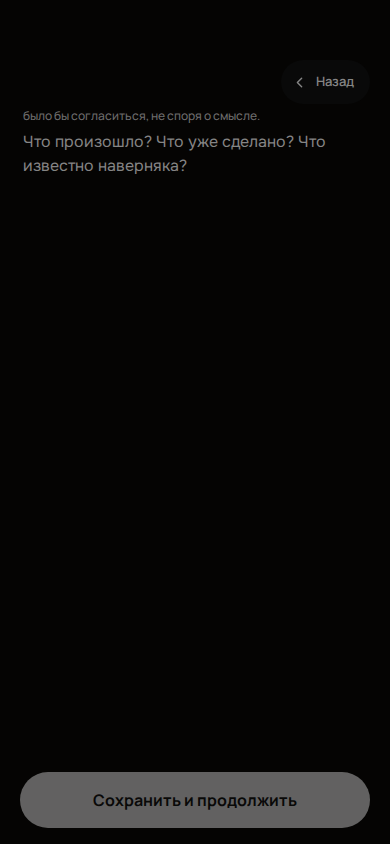
#> input picture qa-evidence/mxl-246/390x844/03-journal-step-1.png, 390 x 844 px, given in place of 02-journal-writer.png, which was not available
$ python build-mxl246-contact-sheet.py
#> lines starting #> are read from the running program, lines starting #| are printed output that depends on the picture; pictures that were not available may be replaced by others from this repository, and a replacement may not be noted
from pathlib import Path
from PIL import Image, ImageOps, ImageDraw

root = Path('qa-evidence/mxl-246/390x844')
items = [('02-journal-writer.png', 'Шаг 1'), *[(f'03-journal-step-{i}.png', f'Шаг {i + 1}') for i in range(1, 7)], ('03-journal-complete.png', 'Completion')]
thumb_w, thumb_h = 195, 422
label_h = 28
cols = 4
rows = 2
sheet = Image.new('RGB', (cols * thumb_w, rows * (thumb_h + label_h)), '#101b18')
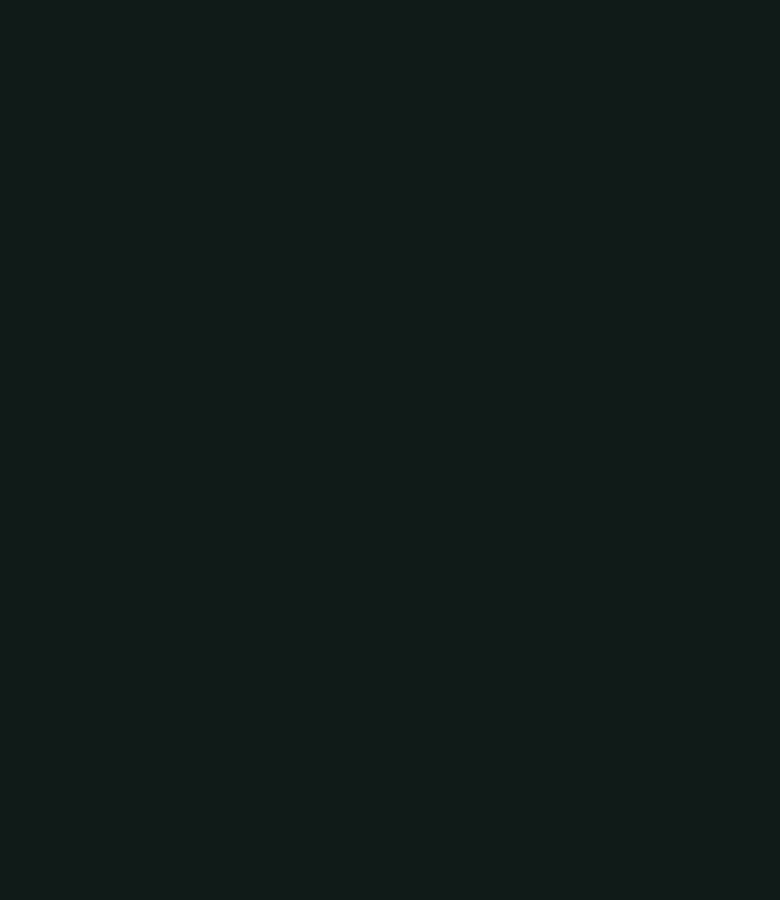
#> sheet: PIL image 780x900 RGB; mean R, G, B 16, 27, 24
draw = ImageDraw.Draw(sheet)
for index, (filename, label) in enumerate(items):
    image = Image.open(root / filename).convert('RGB')
#> image is the input picture: PIL image 390x844 RGB; mean R, G, B 11, 10, 9.1
    image.thumbnail((thumb_w, thumb_h), Image.Resampling.LANCZOS)
#> image: PIL image 195x422 RGB
    tile = Image.new('RGB', (thumb_w, thumb_h), '#101b18')
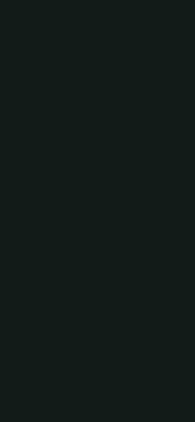
#> tile: PIL image 195x422 RGB; mean R, G, B 16, 27, 24
    tile.paste(image, ((thumb_w - image.width) // 2, (thumb_h - image.height) // 2))
    x = (index % cols) * thumb_w
    y = (index // cols) * (thumb_h + label_h)
    sheet.paste(tile, (x, y))
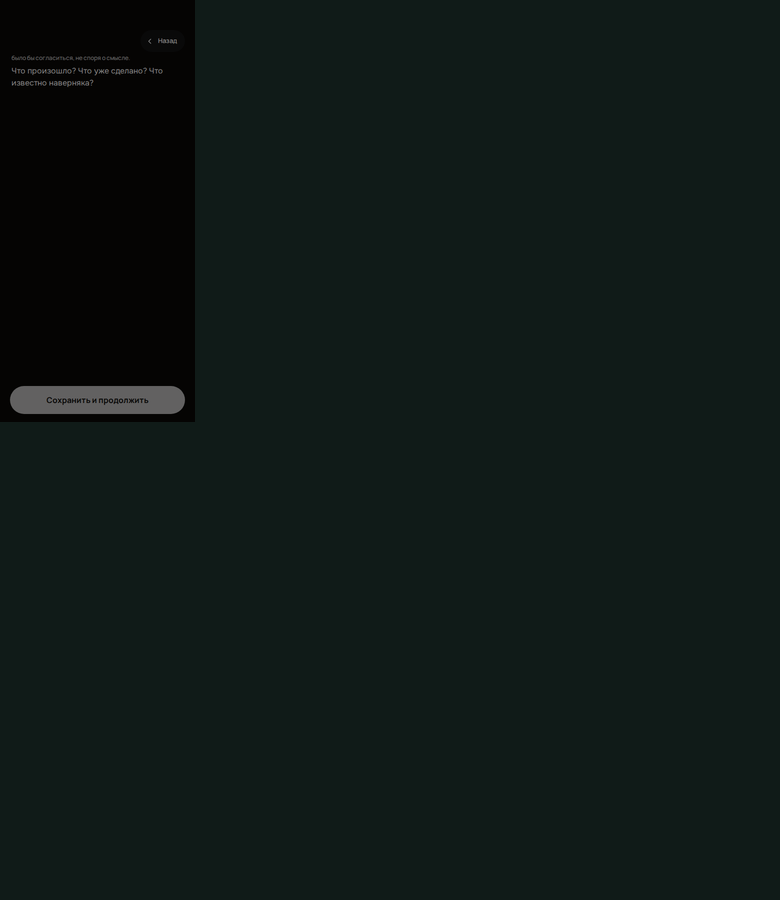
#> sheet: PIL image 780x900 RGB; mean R, G, B 15.4, 25, 22.3
#> pass 3 of the loop `for index, (filename, label) in enumerate(items):`:
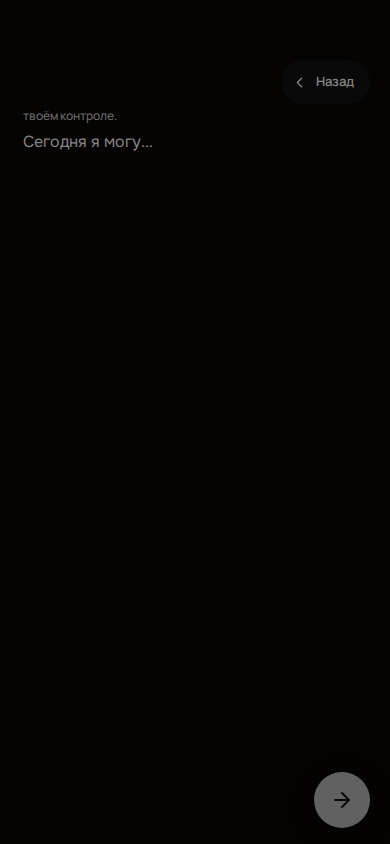
#> input picture qa-evidence/mxl-246/390x844/03-journal-step-5-before-header.png, 390 x 844 px, given in place of 03-journal-step-2.png, which was not available
#> image is the input picture: PIL image 390x844 RGB; mean R, G, B 6, 5, 4
#> image: PIL image 195x422 RGB
#> `sheet.paste(tile, (x, y))`:
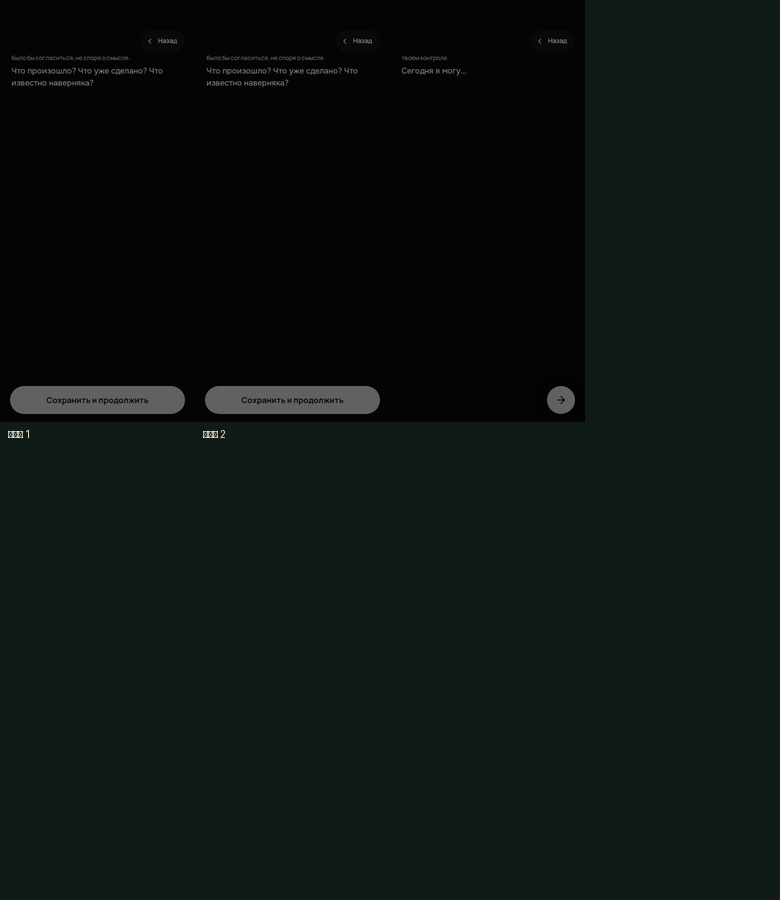
#> sheet: PIL image 780x900 RGB; mean R, G, B 13.7, 20.5, 18.2
#> (the run stopped early here; a loop or call above may not have finished)
